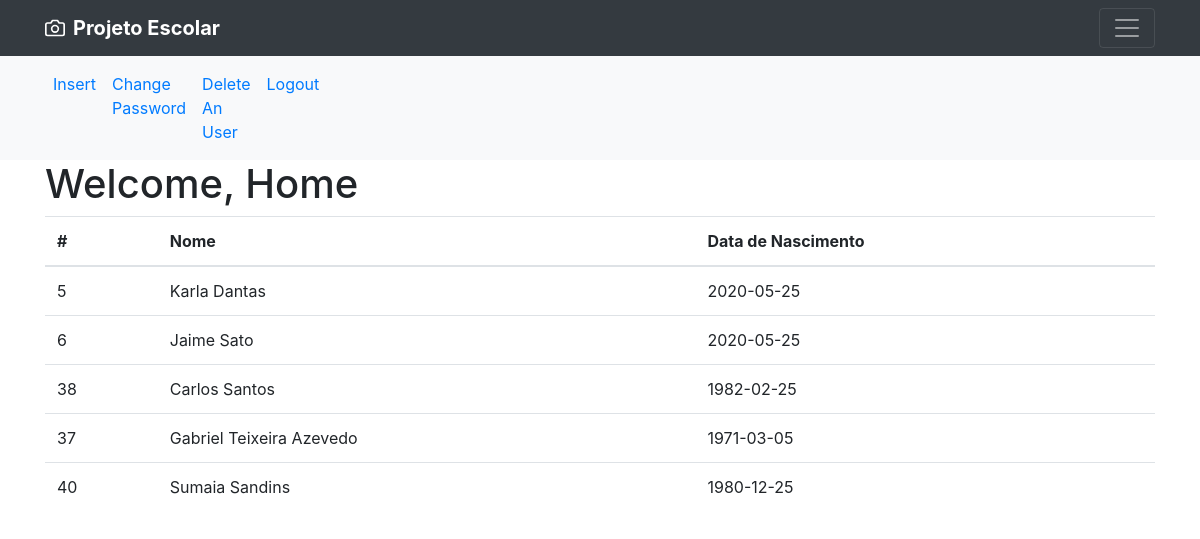
Page /home.php (signed in) on the committed database.
### tables this page shows
CREATE TABLE IF NOT EXISTS `alunos` (
  `id` int(11) NOT NULL AUTO_INCREMENT,
  `status` char(11) NOT NULL,
  `cpf` char(11) NOT NULL,
  `nome` varchar(50) NOT NULL,
  `email` varchar(50) NOT NULL,
  `password` varchar(16) NOT NULL,
  `fone` char(14) NOT NULL,
  `data_nascimento` date DEFAULT NULL,
  PRIMARY KEY (`id`)
);

### home.php (the view, shortened to what this page needs)
<?
  require('includes/conn.php');
  $sql = "SELECT * FROM `alunos`";
  $result = $conn->query($sql);
?>
<!doctype html>
<html lang="en">
<head>
  <link href="assets/dist/css/bootstrap.min.css" rel="stylesheet">
  <link href="assets/dist/css/album.css" rel="stylesheet">
</head>
<body>
  <? require('includes/header.php'); ?>
  <? require('includes/menu.php'); ?>
  <div class="container">
    <h1>Welcome, Home</h1>
    <?
      if ($result->num_rows > 0) {
      echo '<table class="table">';
      echo '<thead>';
      echo '  <tr>';
      echo '    <th scope="col">#</th>';
      echo '    <th scope="col">Nome</th>';
      echo '    <th scope="col">Data de Nascimento</th>';
      echo '  </tr>';
      echo '</thead> ';
      while($row = $result->fetch_assoc()) {
          echo "<tr><td> " . $row["id"]. " </td><td> " . $row["nome"]. " </td><td>  " . $row["data_nascimento"]. "</td></tr>";
      }
      echo '</table>';
    } else {
      echo "Nenhum resultado. ";
    }
    ?>
</body>
</html>

### rows in the picture
alunos: id "5", nome "Karla Dantas", data_nascimento "2020-05-25"
alunos: id "6", nome "Jaime Sato", data_nascimento "2020-05-25"
alunos: id "38", nome "Carlos Santos", data_nascimento "1982-02-25"
alunos: id "37", nome "Gabriel Teixeira Azevedo", data_nascimento "1971-03-05"
alunos: id "40", nome "Sumaia Sandins", data_nascimento "1980-12-25"
